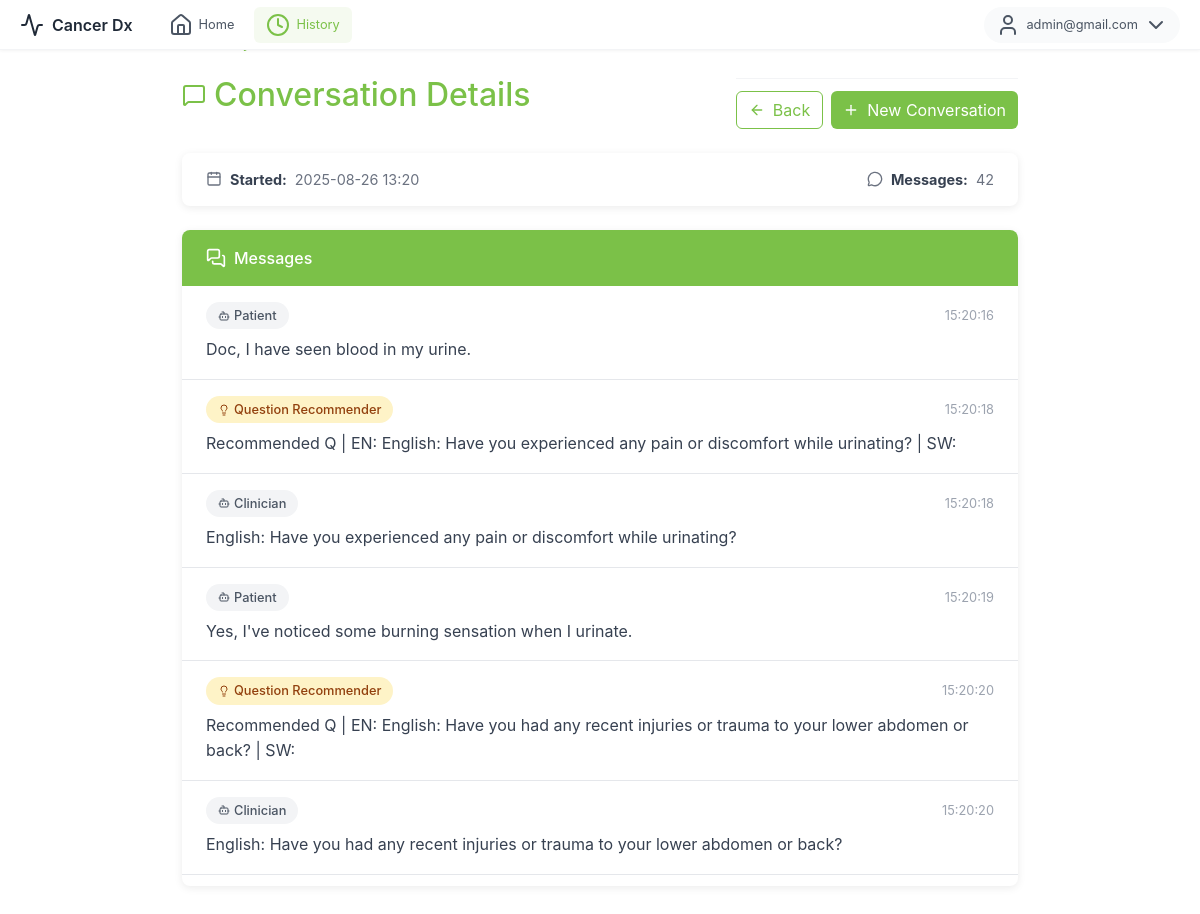
The page /history/b151effb-4434-41cc-801d-f302d44e0819 (signed in) on the database its author committed.
### models.py (models this page shows, shortened)
class User(Base):
    __tablename__ = "users"
    id = Column(Integer, primary_key=True)
    email = Column(String(255), unique=True, nullable=False, index=True)
    username = Column(String(64), unique=True, nullable=True, index=True)  # user-chosen display name
    password_hash = Column(String(255), nullable=False)
    is_active = Column(Boolean, default=True, nullable=False)
    email_verified = Column(Boolean, default=False, nullable=False)
    created_at = Column(DateTime, default=datetime.utcnow, nullable=False)
    roles = relationship("Role", secondary=user_roles, back_populates="users", lazy="joined")
    @property
    def is_authenticated(self): return True

class Conversation(Base):
    __tablename__ = "conversations"
    id = Column(String, primary_key=True)               # uuid string
    created_at = Column(DateTime, default=datetime.utcnow, nullable=False)
    owner_user_id = Column(Integer, ForeignKey("users.id"), index=True, nullable=True)
    patient_id = Column(Integer, ForeignKey("patients.id"), index=True, nullable=True)
    messages = relationship(
        "Message",
        back_populates="conversation",
        cascade="all, delete-orphan",
        order_by="Message.created_at.asc()",
    )

class Message(Base):
    __tablename__ = "messages"
    id = Column(String, primary_key=True)               # uuid string
    conversation_id = Column(String, ForeignKey("conversations.id"), index=True, nullable=False)
    role = Column(String, index=True)                   # patient|clinician|listener|Question Recommender
    type = Column(String, default="message")            # message|question_recommender
    message = Column(Text, nullable=True)
    timestamp = Column(String, nullable=True)           # keep your "HH:MM:SS"
    created_at = Column(DateTime, default=datetime.utcnow, nullable=False)
    conversation = relationship("Conversation", back_populates="messages")

### app.py (the view)
@app.route("/history/<conversation_id>")
@login_required
def history_detail_page(conversation_id):
    c = get_conversation_if_owned_by(conversation_id, current_user.id)
    if c is None:
        return "Not found or access denied", 404
    msgs = get_conversation_messages(conversation_id)
    plabels = _patient_labels_for_current_user()
    pid = c.patient_id if c.patient_id is not None else (c.patient.id if getattr(c, "patient", None) else None)
    patient_label = plabels.get(int(pid)) if pid is not None else None
    if pid is not None and not patient_label:
        patient_label = "Patient"
    return render_template(
        "history_detail.html",
        conversation_id=conversation_id,
        created_at=c.created_at,
        patient_label=patient_label,
        patient_id=pid,
        messages=msgs,
    )

### app.py (called while the page is built)
def _patients_display_order():
    patients = list_patients_for_user(current_user.id)
    return sorted(patients, key=lambda p: p.id)

def _patient_labels_for_current_user():
    ordered = _patients_display_order()
    return {p.id: f"Patient {i + 1}" for i, p in enumerate(ordered)}

### auth.py (called while the page is built)
@login_manager.user_loader
def load_user(user_id):
    db = SessionLocal()
    try:
        return db.get(User, int(user_id))
    finally:
        db.close()

### models.py (called while the page is built)
def get_conversation_if_owned_by(conversation_id: str, user_id: int):
    db = SessionLocal()
    try:
        c = (
            db.query(Conversation)
            .options(joinedload(Conversation.patient))
            .filter(
                Conversation.id == conversation_id,
                Conversation.owner_user_id == user_id,
            )
            .first()
        )
        return c
    finally:
        db.close()

def list_patients_for_user(clinician_id: int):
    db = SessionLocal()
    try:
        return (
            db.query(Patient)
            .filter(Patient.clinician_id == clinician_id)
            .order_by(Patient.created_at.desc())
            .all()
        )
    finally:
        db.close()

def get_conversation_messages(conversation_id: str):
    db = SessionLocal()
    try:
        return (
            db.query(Message)
              .filter(Message.conversation_id == conversation_id)
              .order_by(Message.created_at.asc())
              .all()
        )
    finally:
        db.close()

### templates/history_detail.html (shortened to what this page needs)
{% extends "base.html" %}
{% block content %}
<div class="top-menu">
  <div class="menu-left">
    <div class="logo">
      <i data-lucide="activity"></i>
      <span>Cancer Dx</span>
    </div>
    <nav class="nav-links">
      <a href="{{ url_for('index') }}" class="nav-link">
        <i data-lucide="home"></i>
        <span>Home</span>
      </a>
      <a href="{{ url_for('history_page') }}" class="nav-link active">
        <i data-lucide="clock"></i>
        <span>History</span>
      </a>
    </nav>
  </div>
  <div class="menu-right">
    {% if current_user.is_authenticated %}
    <div class="user-dropdown">
      <button class="user-btn" id="userDropdownBtn">
        <i data-lucide="user"></i>
        <span>{{ current_user.email }}</span>
        <i data-lucide="chevron-down"></i>
      </button>
    </div>
    {% else %}
    <a href="{{ url_for('index') }}" class="btn btn-login">
      <i data-lucide="log-in"></i>
      <span>Login</span>
    </a>
    {% endif %}
  </div>
</div>
<div class="detail-container">
  <div class="breadcrumb-nav">
    <a href="{{ url_for('history_page') }}">
    </a>
    <span class="separator">/</span>
    <span class="current">Conversation</span>
  </div>
  <div class="detail-header d-flex justify-content-between align-items-center flex-wrap gap-2">
    <h2>
      <i data-lucide="message-square"></i>
      Conversation Details
    </h2>
    <div class="action-buttons">
      <a href="{{ url_for('history_page') }}" class="btn btn-back">
        <i data-lucide="arrow-left" style="width:16px;height:16px"></i> Back
      </a>
      {% set new_url = url_for('new_conversation', patient_id=patient_id) if patient_id else url_for('new_conversation') %}
      <a href="{{ new_url }}" class="btn btn-new">
        <i data-lucide="plus" style="width:16px;height:16px"></i> New Conversation
      </a>
    </div>
  </div>
  <div class="info-card">
    <div class="info-item">
      <i data-lucide="calendar" style="width:16px;height:16px"></i>
      <strong>Started:</strong>
      <span>{{ created_at.strftime('%Y-%m-%d %H:%M') if created_at else '—' }}</span>
    </div>
    <div class="info-item">
      <i data-lucide="message-circle" style="width:16px;height:16px"></i>
      <strong>Messages:</strong>
      <span>{{ messages|length }}</span>
    </div>
  </div>
  <div class="messages-card">
    <div class="messages-header">
      <i data-lucide="messages-square" style="width:20px;height:20px"></i>
      Messages
    </div>
    <div class="messages-list">
      {% for m in messages %}
      <div class="message-item">
        <div class="message-meta">
          <span class="role-badge
            {% if m.role == 'patient' %}role-patient
            {% elif m.role == 'clinician' %}role-clinician
            {% elif m.role == 'Question Recommender' or m.type == 'question_recommender' %}role-recommender
            {% else %}role-system{% endif %}">
            {% if m.role == 'patient' %}
              <i data-lucide="user" style="width:12px;height:12px"></i>
            {% elif m.role == 'clinician' %}
              <i data-lucide="stethoscope" style="width:12px;height:12px"></i>
            {% elif m.role == 'Question Recommender' or m.type == 'question_recommender' %}
              <i data-lucide="lightbulb" style="width:12px;height:12px"></i>
            {% else %}
              <i data-lucide="bot" style="width:12px;height:12px"></i>
            {% endif %}
            {{ m.role or 'message' }}
          </span>
          <span class="message-time">
            {{ m.timestamp or (m.created_at.strftime('%Y-%m-%d %H:%M') if m.created_at else '') }}
          </span>
        </div>
        <div class="message-content">{{ m.message or '—' }}</div>
      </div>
      {% else %}
      <div class="empty-messages">
        <i data-lucide="message-square-off" style="width:48px;height:48px;color:#9ca3af"></i>
        <p class="mt-3">No messages in this conversation.</p>
      </div>
      {% endfor %}
    </div>
  </div>
</div>
{% endblock %}

### templates/base.html (shortened to what this page needs)
<!DOCTYPE html>
<html lang="en">
<head>
    <link href="https://cdnjs.cloudflare.com/ajax/libs/bootstrap/5.3.0/css/bootstrap.min.css" rel="stylesheet">
    <link href="https://cdnjs.cloudflare.com/ajax/libs/font-awesome/6.4.0/css/all.min.css" rel="stylesheet">
    <link href="{{ url_for('static', filename='css/style.css') }}?v={{ range(10000, 99999) | random }}" rel="stylesheet">
</head>
<body>
    {% block content %}{% endblock %}
</body>
</html>

### static/css/style.css (style rules this page uses)
:root { --primary-green: #7bc148; --primary-green-light: #c8e6a5; --primary-green-bg: rgba(123, 193, 72, 0.08); --primary-green-border: rgba(123, 193, 72, 0.3); --accent-orange: #f97316; --accent-orange-light: #fde5cc; --accent-orange-bg: #fef9f3; --gray-50: #f9fafb; --gray-100: #f3f4f6; --gray-200: #e5e7eb; --gray-300: #d1d5db; --gray-400: #9ca3af; --gray-500: #6b7280; --gray-600: #4b5563; --gray-700: #374151; --gray-800: #1f2937; }
* { box-sizing: border-box; }
html, body { height: 100%; margin: 0; padding: 0; overflow: hidden; font-family: -apple-system, BlinkMacSystemFont, 'Segoe UI', Roboto, 'Helvetica Neue', Arial, sans-serif; }
.message-time { font-size: 0.75rem; color: var(--gray-400); }
.action-buttons { display: flex; gap: 8px; padding-top: 12px; margin-top: 8px; border-top: 1px solid var(--gray-100); }
.top-menu { position: fixed; top: 0; left: 0; right: 0; height: 50px; padding: 0 20px; display: flex; align-items: center; justify-content: space-between; z-index: 1000; background: white; border-bottom: 1px solid var(--gray-100); box-shadow: 0 1px 3px rgba(0,0,0,0.05); }
.top-menu .menu-left { display: flex; align-items: center; gap: 24px; }
.top-menu .logo { display: flex; align-items: center; gap: 8px; font-weight: 600; font-size: 1rem; color: var(--gray-800); }
.top-menu .nav-links { display: flex; align-items: center; gap: 8px; }
.top-menu .nav-link { display: flex; align-items: center; gap: 6px; padding: 6px 12px; border-radius: 6px; font-size: 0.8rem; color: var(--gray-600); text-decoration: none; transition: all 0.2s; }
.top-menu .nav-link.active { background: var(--primary-green-bg); color: var(--primary-green); }
.top-menu .menu-right { display: flex; align-items: center; gap: 12px; }
.top-menu .user-dropdown { position: relative; }
.top-menu .user-btn { display: flex; align-items: center; gap: 6px; padding: 6px 12px; background: var(--gray-50); border: none; border-radius: 20px; font-size: 0.8rem; color: var(--gray-600); cursor: pointer; }
.history-container, .detail-container { margin-top: 50px; }

### templates/history_detail.html (style rules this page uses)
.detail-container { max-width: 900px; margin: 0 auto; padding: 2rem; }
.detail-header { margin-bottom: 1.5rem; }
.detail-header h2 { color: var(--primary-green, #7bc148); display: flex; align-items: center; gap: 0.5rem; }
.breadcrumb-nav { display: flex; align-items: center; gap: 0.5rem; margin-bottom: 1rem; font-size: 0.9rem; }
.breadcrumb-nav a { color: var(--primary-green, #7bc148); text-decoration: none; }
.breadcrumb-nav .separator { color: #9ca3af; }
.breadcrumb-nav .current { color: #6b7280; }
.info-card { background: white; border-radius: 8px; box-shadow: 0 2px 8px rgba(0,0,0,0.08); padding: 1rem 1.5rem; margin-bottom: 1.5rem; display: flex; justify-content: space-between; align-items: center; flex-wrap: wrap; gap: 1rem; }
.info-item { display: flex; align-items: center; gap: 0.5rem; color: #6b7280; font-size: 0.9rem; }
.info-item strong { color: #374151; }
.messages-card { background: white; border-radius: 8px; box-shadow: 0 2px 8px rgba(0,0,0,0.08); overflow: hidden; }
.messages-header { background: var(--primary-green, #7bc148); color: white; padding: 1rem 1.5rem; font-weight: 500; display: flex; align-items: center; gap: 0.5rem; }
.messages-list { max-height: 600px; overflow-y: auto; }
.message-item { padding: 1rem 1.5rem; border-bottom: 1px solid #e5e7eb; }
.message-meta { display: flex; justify-content: space-between; align-items: center; margin-bottom: 0.5rem; }
.role-badge { display: inline-flex; align-items: center; gap: 0.25rem; padding: 0.25rem 0.75rem; border-radius: 20px; font-size: 0.8rem; font-weight: 500; }
.role-recommender { background: #fef3c7; color: #92400e; }
.role-system { background: #f3f4f6; color: #4b5563; }
.message-time { font-size: 0.8rem; color: #9ca3af; }
.message-content { color: #374151; line-height: 1.6; }
.btn-new { background: var(--primary-green, #7bc148); color: white; border: none; display: inline-flex; align-items: center; gap: 0.5rem; }
.btn-back { background: transparent; color: var(--primary-green, #7bc148); border: 1px solid var(--primary-green, #7bc148); display: inline-flex; align-items: center; gap: 0.5rem; }
.action-buttons { display: flex; gap: 0.5rem; }

### rows shown on the page
User: email "admin@gmail.com"
Conversation: created_at "2025-08-26 13:20"
Message: type "message" (drawn), role "Patient", timestamp "15:20:16", message "Doc, I have seen blood in my urine."
Message: role "Question Recommender", timestamp "15:20:18", message "Recommended Q | EN: English: Have you experienced any pain or discomfort while urinating? | SW:"
Message: type "message" (drawn), role "Clinician", timestamp "15:20:18", message "English: Have you experienced any pain or discomfort while urinating?"
Message: type "message" (drawn), role "Patient", timestamp "15:20:19", message "Yes, I've noticed some burning sensation when I urinate."
Message: role "Question Recommender", timestamp "15:20:20", message "Recommended Q | EN: English: Have you had any recent injuries or trauma to your lower abdomen or back? | SW:"
Message: type "message" (drawn), role "Clinician", timestamp "15:20:20", message "English: Have you had any recent injuries or trauma to your lower abdomen or back?"

### other values the page prints
{{ messages|length }} "42"
